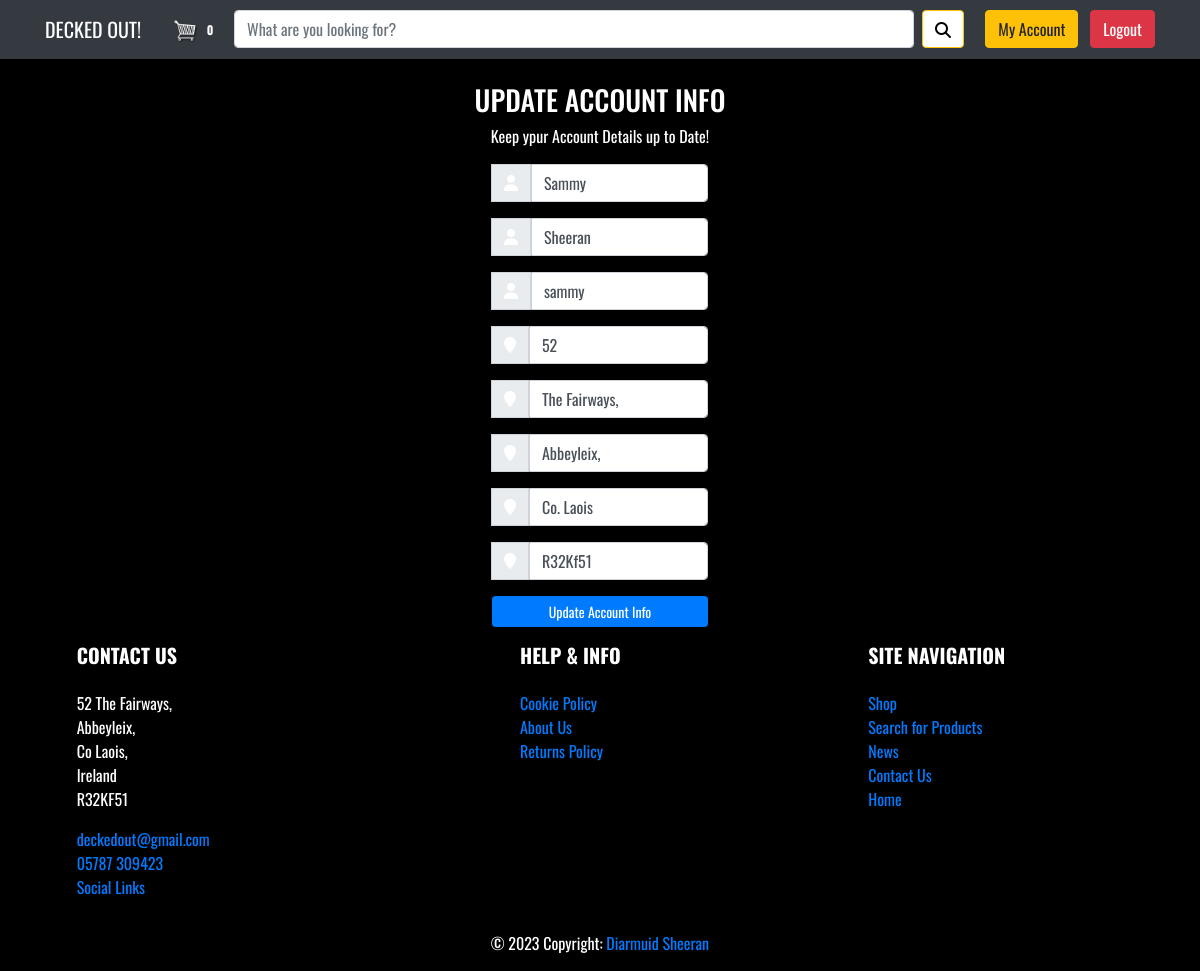
Page /user/update_details/ (signed in) on the earlier database version.
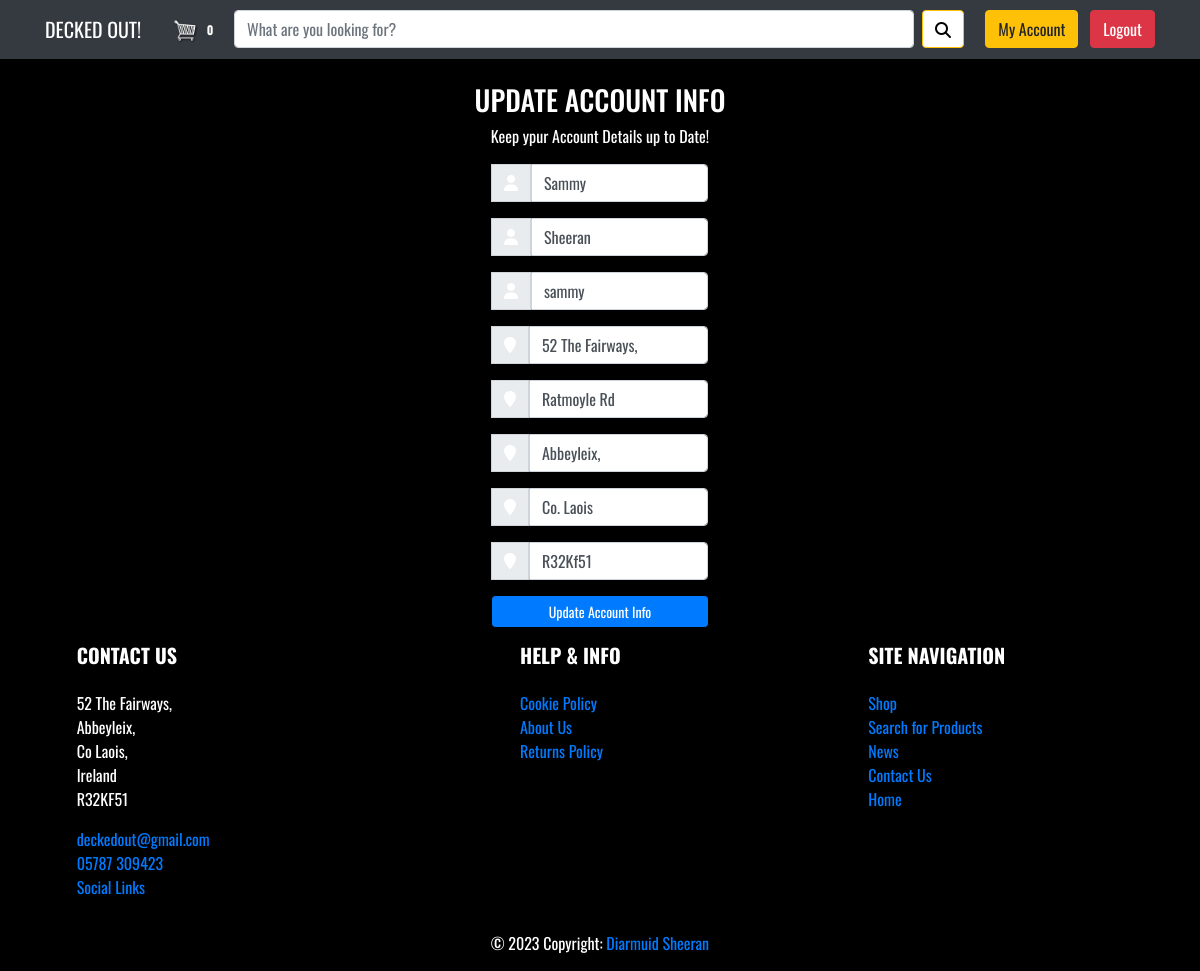
Same page on the later database version.
### user/models.py (models this page shows, shortened)
class UserProfile(models.Model):
    user = models.OneToOneField(User, null=True, on_delete=models.CASCADE)
    fname = models.CharField(max_length=200, null=True)
    lname = models.CharField(max_length=200, null=True)
    shipping_address_line_1 = models.CharField(max_length=255, null=True, blank=True)
    shipping_address_line_2 = models.CharField(max_length=255, null=True, blank=True)
    shipping_address_town = models.CharField(max_length=255, null=True, blank=True)
    shipping_address_county = models.CharField(max_length=20, null=True, blank=True)
    shipping_address_eircode = models.CharField(max_length=255, null=True, blank=True)

### user/views.py (the view)
# urls.py: path('update_details/', views.update_details, name='update_details'),
def update_details(request):
    user = request.user
    profile = UserProfile.objects.get(user=user)
    if request.method == 'POST':
        form = UpdateForm(request.POST, instance=profile)
        if form.is_valid():
            profile = form.save(commit=False)
            profile.fname = form.cleaned_data.get('fname')
            profile.lname = form.cleaned_data.get('lname')
            profile.shipping_address_line_1 = form.cleaned_data.get('shipping_address_line_1')
            profile.shipping_address_line_2 = form.cleaned_data.get('shipping_address_line_2')
            profile.shipping_address_town = form.cleaned_data.get('shipping_address_town')
            profile.shipping_address_county = form.cleaned_data.get('shipping_address_county')
            profile.shipping_address_eircode = form.cleaned_data.get('shipping_address_eircode')
            profile.save()
            return redirect('account')
    else:
        form = UpdateForm(instance=profile)
    context = {
        'form': form,
        'profile': profile,
    }
    return render(request, 'user/update_details.html', context)

### user/forms.py
class UpdateForm(ModelForm):
    fname = forms.CharField(max_length=200, required=True)
    lname = forms.CharField(max_length=200, required=True)
    shipping_address_line_1 = forms.CharField(max_length=255, required=False)
    shipping_address_line_2 = forms.CharField(max_length=255, required=False)
    shipping_address_town = forms.CharField(max_length=255, required=False)
    shipping_address_county = forms.CharField(max_length=20, required=False)
    shipping_address_eircode = forms.CharField(max_length=255, required=False)
    class Meta:
        model = User
        fields = [
            'username',
            'fname',
            'lname',
            'shipping_address_line_1',
            'shipping_address_line_2',
            'shipping_address_town',
            'shipping_address_county',
            'shipping_address_eircode',
        ]

### cart/cart.py (called while the page is built)
    def __len__(self):
        return sum(self.cart.values())

### cart/context_processors.py (called while the page is built)
def cart(request):
    return {'cart': Cart(request)}

### user/templates/user/update_details.html (shortened to what the changed rows need)
{% extends 'base.html' %}
{% load static %}
{% block content %}
<div class="container forms-content">
	<div class="row">
        <div class="col-md-8 offset-md-2">
			<div class="forms-content">
				<div class="d-flex justify-content-center form_container">
					<form method="POST" action="{% url 'update_details' %}" enctype="multipart/form-data">
						<div class="input-group mb-3">
							<div class="input-group-append ">
								<span class="input-group-text span"><i class="fas fa-user" style="color: #fff;"></i></span>
							</div>
							<input type="text" class="form-control" placeholder="{{profile.fname}}" name="{{ form.fname.name }}" value="{{ profile.fname }}">
						</div>
						<div class="input-group mb-3">
							<div class="input-group-append ">
								<span class="input-group-text span"><i class="fas fa-user" style="color: #fff;"></i></span>
							</div>
							<input type="text" class="form-control" placeholder="{{profile.lname}}" name="{{ form.lname.name }}" value="{{ profile.lname }}">
						</div>
                        <div class="input-group mb-3">
                            <div class="input-group-append">
                                <span class="input-group-text span"><i class="fas fa-map-marker" style="color: #fff;"></i></span>
                            </div>
                            <input type="text" class="form-control" placeholder="Shipping Address Line 1" name="{{ form.shipping_address_line_1.name }}" value="{{ profile.shipping_address_line_1 }}">
                        </div>
                        <div class="input-group mb-3">
                            <div class="input-group-append">
                                <span class="input-group-text span"><i class="fas fa-map-marker" style="color: #fff;"></i></span>
                            </div>
                            <input type="text" class="form-control" placeholder="Shipping Address Line 2" name="{{ form.shipping_address_line_2.name }}" value="{{ profile.shipping_address_line_2 }}">
                        </div>
                        <div class="input-group mb-3">
                            <div class="input-group-append">
                                <span class="input-group-text span"><i class="fas fa-map-marker" style="color: #fff;"></i></span>
                            </div>
                            <input type="text" class="form-control" placeholder="Shipping Address Town" name="{{ form.shipping_address_town.name }}" value="{{ profile.shipping_address_town }}">
                        </div>
                        <div class="input-group mb-3">
                            <div class="input-group-append">
                                <span class="input-group-text span"><i class="fas fa-map-marker" style="color: #fff;"></i></span>
                            </div>
                            <input type="text" class="form-control" placeholder="Shipping Address County" name="{{ form.shipping_address_county.name }}" value="{{ profile.shipping_address_county }}">
                        </div>
                        <div class="input-group mb-3">
                            <div class="input-group-append">
                                <span class="input-group-text span"><i class="fas fa-map-marker" style="color: #fff;"></i></span>
                            </div>
                            <input type="text" class="form-control" placeholder="Shipping Address Eircode" name="{{ form.shipping_address_eircode.name }}" value="{{ profile.shipping_address_eircode }}">
                        </div>
					</form>
				</div>
			</div>
		</div>
	</div>
</div>
{% endblock %}

Differences in the rows shown:
changed UserProfile "Sammy": shipping_address_line_1 "52" → "52 The Fairways,"; shipping_address_line_2 "The Fairways," → "Ratmoyle Rd"
